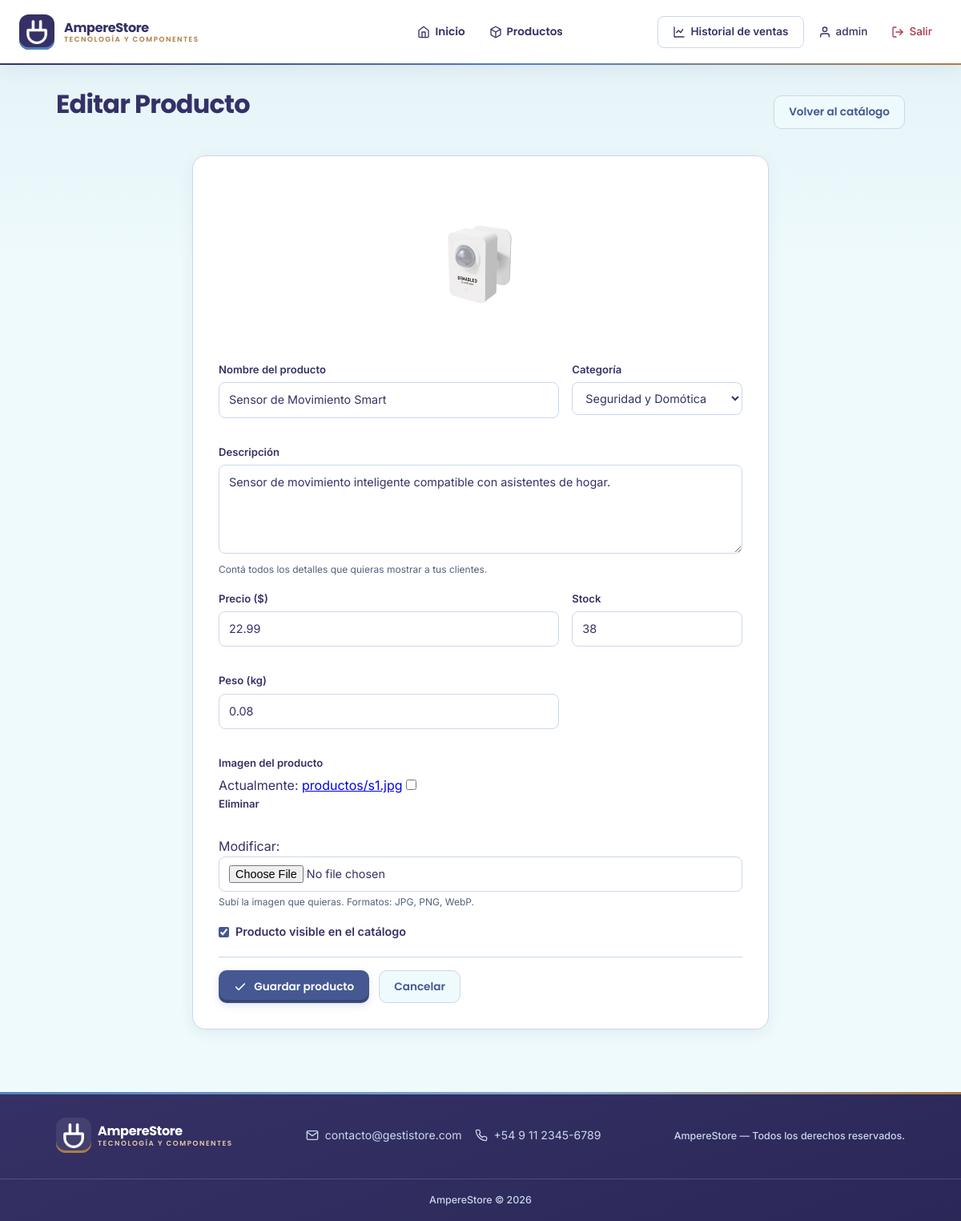
Page /productos/33/editar/ (signed in) on the committed database.
### Tienda/models.py (models this page shows, shortened)
class Producto(models.Model):
    CATEGORIA_CHOICES = [
        ('informatica', 'Informática'),
        ('componente_pc', 'Componente PC'),
        ('perifericos_gaming', 'Periféricos y Gaming'),
        ('redes_conectividad', 'Redes y Conectividad'),
        ('celulares_accesorios', 'Celulares y Accesorios'),
        ('cables_adaptadores', 'Cables y Adaptadores'),
        ('electronica_desarrollo', 'Electrónica y Desarrollo'),
        ('seguridad_domotica', 'Seguridad y Domótica'),
        ('lectores_tarjetas', 'Lectores de Tarjetas'),
        ('otros', 'Otros'),
    ]
    nombre = models.CharField(max_length=200)
    descripcion = models.TextField(blank=True)
    precio = models.DecimalField(max_digits=10, decimal_places=2)
    stock = models.PositiveIntegerField(default=0)
    categoria = models.CharField(max_length=30, choices=CATEGORIA_CHOICES, default='otros')
    imagen = models.ImageField(upload_to='productos/', blank=True, null=True)
    peso_kg = models.DecimalField(max_digits=6, decimal_places=2, null=True, blank=True,
                                  help_text="Peso en kilogramos")
    activo = models.BooleanField(default=True)
    fecha_creacion = models.DateTimeField(auto_now_add=True)
    class Meta:
        ordering = ['-fecha_creacion']

### Tienda/views.py (the view)
    def wrapper(request, *args, **kwargs):
        try:
            if request.user.perfil.rol == 'admin':
                return view_func(request, *args, **kwargs)
        except Exception:
            pass
        raise PermissionDenied

### Tienda/forms.py
class ProductoForm(forms.ModelForm):
    class Meta:
        model = Producto
        fields = ['nombre', 'descripcion', 'precio', 'stock', 'categoria',
                  'imagen', 'peso_kg', 'activo']
        widgets = {
            'descripcion': forms.Textarea(attrs={'rows': 4}),
        }

### Tienda/views.py (called while the page is built)
def solo_admin(view_func):
    def wrapper(request, *args, **kwargs):
        try:
            if request.user.perfil.rol == 'admin':
                return view_func(request, *args, **kwargs)
        except Exception:
            pass
        raise PermissionDenied
    return wrapper

@login_required
@solo_admin
def editar_producto(request, pk):
    producto = get_object_or_404(Producto, pk=pk)
    form = ProductoForm(request.POST or None, request.FILES or None, instance=producto)
    if form.is_valid():
        form.save()
        messages.success(request, 'Producto actualizado.')
        return redirect('lista_productos')
    return render(request, 'tienda/form_producto.html', {
        'form': form, 'titulo': 'Editar Producto', 'producto': producto
    })

### Tienda/Templates/tienda/form_producto.html (shortened to what this page needs)
{% extends 'tienda/base.html' %}
{% load static %}
{% block content %}
<link rel="stylesheet" href="{% static 'tienda/css/productos.css' %}">
<div class="form-producto-header">
  <h1>{{ titulo }}</h1>
  <a href="{% url 'lista_productos' %}" class="btn btn-secondary">Volver al catálogo</a>
</div>
<div class="form-producto-card">
  {% if producto and producto.imagen %}
  <div class="form-producto-imagen-actual">
    <img src="{{ producto.imagen.url }}" alt="{{ producto.nombre }}">
  </div>
  {% endif %}
  <form method="post" enctype="multipart/form-data">
    <div class="form-fila">
      <div class="form-campo">
        <label>Nombre del producto</label>
        {{ form.nombre }}
      </div>
      <div class="form-campo">
        <label>Categoría</label>
        {{ form.categoria }}
      </div>
    </div>
    <div class="form-campo">
      <label>Descripción</label>
      {{ form.descripcion }}
      <div class="form-ayuda">Contá todos los detalles que quieras mostrar a tus clientes.</div>
    </div>
    <div class="form-fila">
      <div class="form-campo">
        <label>Precio ($)</label>
        {{ form.precio }}
      </div>
      <div class="form-campo">
        <label>Stock</label>
        {{ form.stock }}
      </div>
      <div class="form-campo">
        <label>Peso (kg)</label>
        {{ form.peso_kg }}
      </div>
    </div>
    <div class="form-campo">
      <label>Imagen del producto</label>
      {{ form.imagen }}
      <div class="form-ayuda">Subí la imagen que quieras. Formatos: JPG, PNG, WebP.</div>
    </div>
    <div class="form-checkbox">
      {{ form.activo }}
      <label for="id_activo">Producto visible en el catálogo</label>
    </div>
    <div class="form-actions">
      <button type="submit" class="btn btn-primary">
        <svg width="16" height="16" viewBox="0 0 24 24" fill="none" stroke="currentColor" stroke-width="2.5" stroke-linecap="round" stroke-linejoin="round" style="vertical-align:middle;margin-right:6px;"><polyline points="20 6 9 17 4 12"/></svg>
        Guardar producto
      </button>
      <a href="{% url 'lista_productos' %}" class="btn btn-secondary">Cancelar</a>
    </div>
  </form>
</div>
{% endblock %}

### Tienda/Templates/tienda/base.html (shortened to what this page needs)
{% load static %}
<!DOCTYPE html>
<html lang="es">
<head>
  <link rel="stylesheet" href="{% static 'tienda/css/style.css' %}">
</head>
<body>
<header class="header">
  <div class="header-inner">
    <a href="{% url 'inicio' %}" class="header-brand">
      <span class="brand-logo" aria-hidden="true">
        <img src="{% static 'tienda/images/ampere-isotipo-blanco.png' %}" alt="" width="148" height="177">
      </span>
      <div class="brand-text">
        <div class="brand-title">AmpereStore</div>
        <div class="brand-sub">Tecnología y componentes</div>
      </div>
    </a>
    <nav class="nav-links">
      <a href="{% url 'inicio' %}"{% if request.resolver_match.url_name == 'inicio' %} aria-current="page"{% endif %}><svg width="16" height="16" viewBox="0 0 24 24" fill="none" stroke="currentColor" stroke-width="2" stroke-linecap="round" stroke-linejoin="round"><path d="M3 9l9-7 9 7v11a2 2 0 01-2 2H5a2 2 0 01-2-2z"/><polyline points="9 22 9 12 15 12 15 22"/></svg> Inicio</a>
      <a href="{% url 'lista_productos' %}"> Productos</a>
    </nav>
    <div class="header-right">
      {% if user.is_authenticated %}
      <div class="header-right-group header-right-group-desktop">
        {% if user.perfil.rol == 'admin' %}
        <a href="{% url 'historial_ventas' %}" class="user-btn user-btn-secondary"><svg width="16" height="16" viewBox="0 0 24 24" fill="none" stroke="currentColor" stroke-width="2" stroke-linecap="round" stroke-linejoin="round"><path d="M3 3v18h18"/><path d="M7 13l4-4 4 4 4-6"/></svg> Historial de ventas</a>
        {% endif %}
        <span class="user-name"><svg width="16" height="16" viewBox="0 0 24 24" fill="none" stroke="currentColor" stroke-width="2" stroke-linecap="round" stroke-linejoin="round"><path d="M20 21v-2a4 4 0 00-4-4H8a4 4 0 00-4 4v2"/><circle cx="12" cy="7" r="4"/></svg> {{ user.username }}</span>
        <form method="post" action="{% url 'logout' %}" class="inline-form">
        <button type="submit" class="user-btn user-btn-logout"><svg width="16" height="16" viewBox="0 0 24 24" fill="none" stroke="currentColor" stroke-width="2" stroke-linecap="round" stroke-linejoin="round"><path d="M9 21H5a2 2 0 01-2-2V5a2 2 0 012-2h4"/><polyline points="16 17 21 12 16 7"/><line x1="21" y1="12" x2="9" y2="12"/></svg> Salir</button>
        </form>
      </div>
      {% else %}
      <div class="header-right-group header-right-group-desktop">
        <a href="{% url 'login' %}" class="user-btn user-btn-secondary">Iniciar sesión</a>
        <a href="{% url 'registro' %}" class="user-btn user-btn-primary">Registrarse</a>
      </div>
      {% endif %}
    </div>
  </div>
</header>
<div class="container{% block container_class %}{% endblock %}">
  {% block content %}{% endblock %}
</div>
<footer class="footer">
  <div class="footer-inner">
    <a href="{% url 'inicio' %}" class="footer-brand">
      <span class="brand-logo" aria-hidden="true">
        <img src="{% static 'tienda/images/ampere-isotipo-blanco.png' %}" alt="" width="148" height="177">
      </span>
      <div class="brand-text">
        <div class="brand-title">AmpereStore</div>
        <div class="brand-sub">Tecnología y componentes</div>
      </div>
    </a>
    <div class="footer-contact">
      <a href="mailto:contacto@gestistore.com"><svg width="16" height="16" viewBox="0 0 24 24" fill="none" stroke="currentColor" stroke-width="2" stroke-linecap="round" stroke-linejoin="round"><path d="M4 4h16c1.1 0 2 .9 2 2v12c0 1.1-.9 2-2 2H4c-1.1 0-2-.9-2-2V6c0-1.1.9-2 2-2z"/><polyline points="22,6 12,13 2,6"/></svg> contacto@gestistore.com</a>
      <a href="tel:+5491123456789"> +54 9 11 2345-6789</a>
    </div>
    <div class="footer-right">
      <span class="footer-copy">AmpereStore &mdash; Todos los derechos reservados.</span>
    </div>
  </div>
  <div class="footer-bottom">
    <span class="footer-copy">AmpereStore &copy; 2026</span>
  </div>
</footer>
</body>
</html>

### Tienda/static/tienda/css/productos.css (style rules this page uses)
.form-producto-header { display: flex; justify-content: space-between; align-items: center; margin-bottom: 24px; }
.form-producto-card { background: var(--amp-white); border-radius: 16px; padding: 32px; box-shadow: 0 2px 12px rgba(53,49,102,0.06); max-width: 720px; margin: 0 auto; }
.form-producto-imagen-actual { display: flex; justify-content: center; margin-bottom: 24px; }
.form-producto-imagen-actual img { max-width: 240px; max-height: 200px; border-radius: 12px; object-fit: cover; }
.form-fila { display: grid; grid-template-columns: 2fr 1fr; gap: 16px; margin-bottom: 16px; }
.form-campo { margin-bottom: 16px; }
.form-campo label { display: block; font-size: 0.82rem; font-weight: 600; color: var(--amp-text); margin-bottom: 6px; }
.form-ayuda { font-size: 0.75rem; color: var(--amp-muted); margin-top: 4px; }
.form-checkbox { display: flex; align-items: center; gap: 8px; margin-bottom: 20px; }
.form-checkbox input { width: auto; }
.form-checkbox label { font-size: 0.9rem; color: var(--amp-text); margin: 0; }
.form-actions { display: flex; gap: 12px; padding-top: 16px; border-top: 1px solid var(--amp-border); }
.producto-card, .form-producto-card, .productos-vacio { box-shadow: var(--amp-shadow); }
.form-producto-card, .productos-vacio { border: 1px solid var(--amp-border); }
.productos-grid > *, .inicio-stats > *, .form-fila > * { min-width: 0; }

### rows in the picture
Producto: imagen (picture), nombre "Sensor de Movimiento Smart", categoria "Seguridad y Domótica", descripcion "Sensor de movimiento inteligente compatible con asistentes de hogar.", precio "22.99", stock "38", peso_kg "0.08", activo "☑"

### other values in the picture
{{ user.username }} "admin"
{{ titulo }} "Editar Producto"
